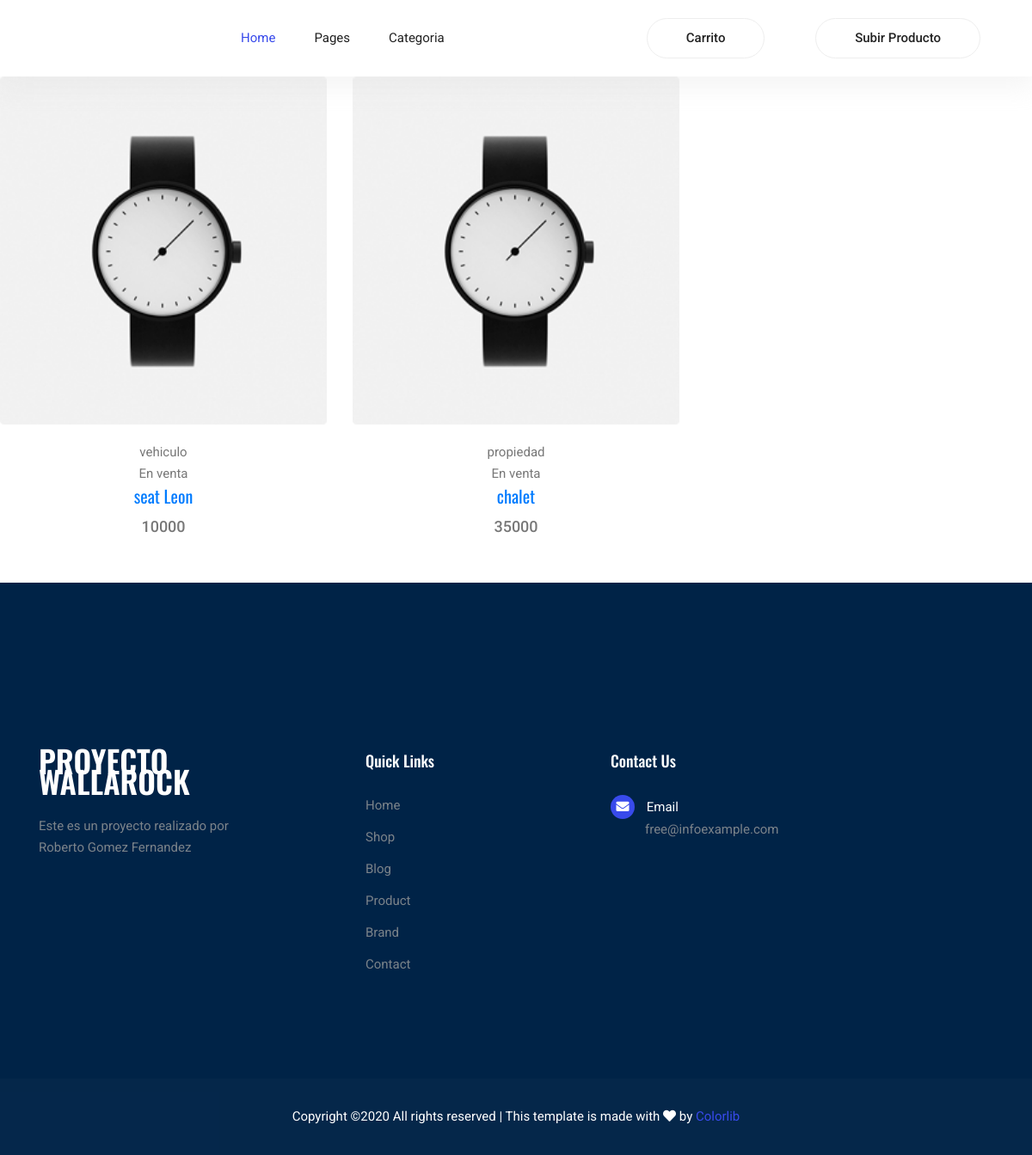
The page / on the database its author committed.
### tables this page shows
CREATE TABLE `productos` (
  `id` int(5) NOT NULL,
  `tipo` varchar(100) NOT NULL,
  `nombre` varchar(150) NOT NULL,
  `descripcion` varchar(300) NOT NULL,
  `precio` float NOT NULL,
  `created` datetime NOT NULL DEFAULT current_timestamp(),
  `stock` int(1) NOT NULL,
  `id_usuario` int(5) NOT NULL
);

### vistas/principal.php (called while the page is built)
<?php
require_once VISTAS_PATH."header.php";
require_once VISTAS_PATH."catalogo.php";
require_once VISTAS_PATH."footer.php"; ?>

### index.php (called while the page is built, shortened)
<?php
require_once VISTAS_PATH."principal.php";
?>

### controladores/controladorProducto.php (called while the page is built, shortened)
<?php
require_once CONTROLADOR_PATH."controladorBD.php";
class controladorProducto{
    private static $instancia=null;
    public static function getInstancia(){
        if (self::$instancia == null) {
            self::$instancia = new controladorProducto();
        }
        return self::$instancia;
    }
    public function listadoProductos(){
        $conn=controladorBD::getInstancia();
        $conn->abrirBD();
        $consulta="SELECT * from `productos`";
        $estado=$conn->consultarBDDir($consulta);
        $row=$estado->fetchAll(PDO::FETCH_ASSOC);
        return $row;
    }
}
?>

### controladores/controladorBD.php (called while the page is built, shortened)
<?php
class controladorBD{
    public $servername="localhost";
    public $username="root";
    public $password="";
    public $dbname="wallapop";
    public $server="mysql";
    private static $instancia=null;
    public static function getInstancia(){
        if (self::$instancia == null) {
            self::$instancia = new ControladorBD();
        }
        return self::$instancia;
    }
    public $conn;
    public function abrirBD(){
        try{
            $this->conn=new PDO($this->server.":host=$this->servername;
            dbname=$this->dbname", $this->username, $this->password);
            $this->conn->setAttribute(PDO::ATTR_ERRMODE, PDO::ERRMODE_EXCEPTION);
        }catch(PDOException $e){
            echo "Connection failed: " . $e->getMessage();
        }
    }
    public function cerrarBD(){
        $this->conn=null;
    }
    public function consultarBDDir($consulta){
        $this->res=$this->conn->query($consulta);
        return $this->res;
    }
}
?>

### vistas/catalogo.php (the view, shortened to what this page needs)
<?php
require_once CONTROLADOR_PATH."controladorProducto.php";
$contr=controladorProducto::getInstancia();
if($_GET['tipo']){
  $productos=$contr->listadoProductosFiltro($_GET['tipo']);
  if(empty($productos)){
    echo "no hay productos en esta categoria";
  }
}else{
  $productos=$contr->listadoProductos();
}
?>
<section class="lattest-product-area pb-40 category-list">
            <div class="row">
            <?php foreach($productos as $p){ ?>
              <div class="col-md-6 col-lg-4">
                <div class="card text-center card-product">
                  <div class="card-product__img">
                    <img class="card-img" src="img/product/product1.png" alt="">
                  </div>
                  <div class="card-body">
                    <p><?php echo $p['tipo']; ?></p>
                    <p><?php if($p['stock']==1){
                        echo "En venta";
                    }else{
                        echo "Vendido";
                    } ?></p>
                    <?php echo "<h4 class='card_product__title'><a href='/shop/vistas/detalle_producto.php?id_prod=".$p["id"]."'>".$p["nombre"]."</a></h4> ";?>
                    <p class="card-product__price"><?php echo $p['precio']; ?></p>
                  </div>
                </div>
              </div>
            <?php } ?>
            </div>
</section>

### aroma/css/style.css (style rules this page uses)
body { color:#777;font-family:"Roboto",sans-serif;font-size:15px;font-weight:400;line-height:1.667 }
h1,h2,h3,h4,h5,h6 { font-family:"Oswald",sans-serif;color:#222;line-height:1.1 }
h4,.h4 { font-size:20px;font-weight:400;line-height:1.3 }
a { display:inline-block }
.card-product { border:0;margin-bottom:30px }
.card-product p { margin-bottom:0 }
.card-product__img { position:relative }
.card-product__price { font-size:18px;font-weight:500 }

### rows shown on the page
productos: tipo "vehiculo", stock "En venta", nombre "seat Leon", precio "10000"
productos: tipo "propiedad", stock "En venta", nombre "chalet", precio "35000"
